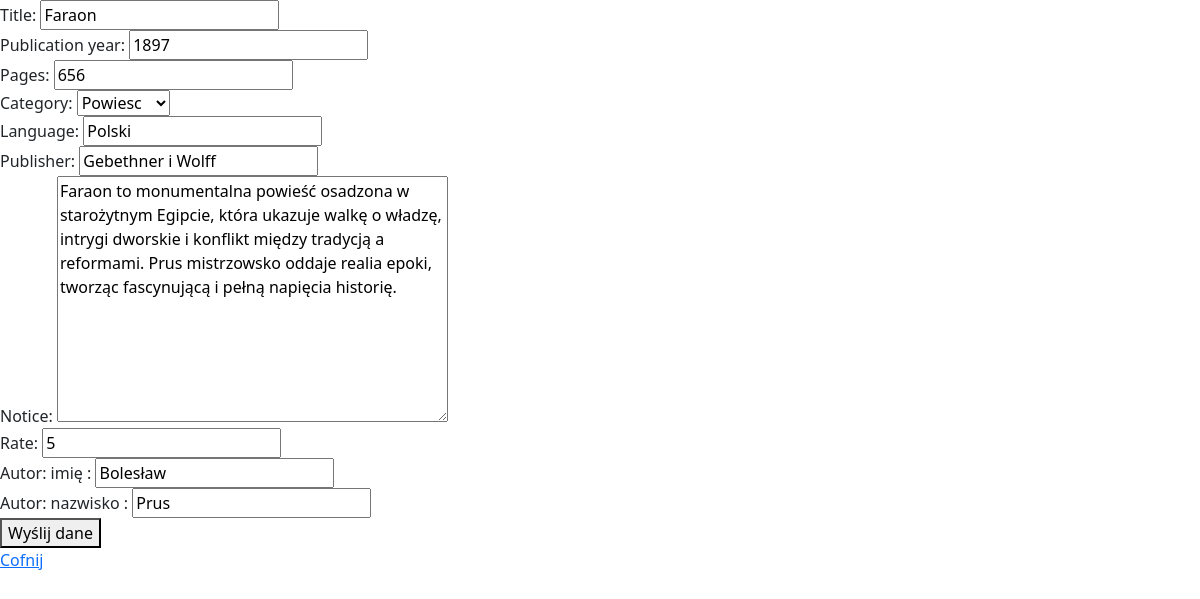
/book/edit/14/ (signed in), run on an earlier commit of the app's database.
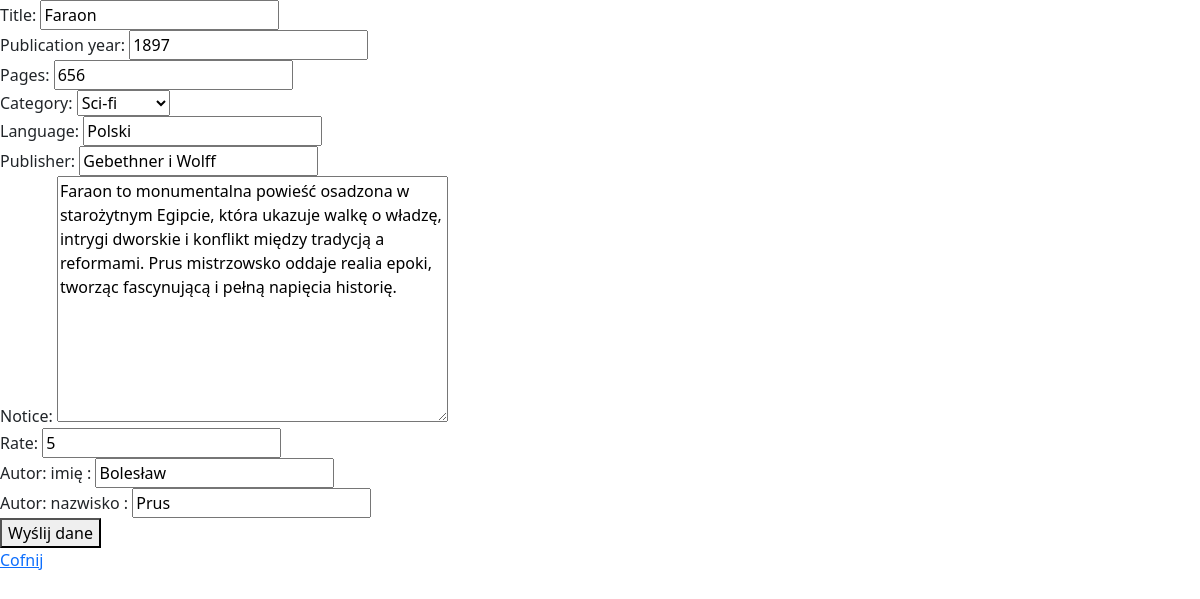
And on a later commit of the database.
### books/models.py (models this page shows, shortened)
class ExtraInfo(models.Model):
    CATEGORY = {
        (0, 'Powiesc'),
        (1, 'Naukowa'),
        (2, 'Sci-fi'),
        (3, 'Dramat')
    }
    pages = models.IntegerField()
    category = models.PositiveSmallIntegerField(choices=CATEGORY,null=True, blank=True)
    language = models.CharField(max_length=50)
    publisher = models.CharField(max_length=100)
    book = models.OneToOneField(Book, on_delete=models.CASCADE, null=True, blank=True)

### books/views.py (the view, shortened to what this page needs)
# urls.py: path('edit/<int:book_id>/', edit_book2, name='edit_book2'),
@login_required
@permission_required("books.change_book")
def edit_book2(request, book_id):
    book = get_object_or_404(Book, pk=book_id)
    extra_info = get_object_or_404(ExtraInfo, book=book_id)
    review = get_list_or_404(Review, book=book_id)
    author = get_list_or_404(Author, books=book_id)
    form = BookForm(request.POST or None, instance=book)
    form_einfo = ExtraInfoForm2(request.POST or None,  instance=extra_info)
    form_review = ReviewForm2(request.POST or None, instance=review[0])
    form_author = AuthorForm2(request.POST or None, instance=author[0])
    return render(request, 'book/create-book2.html', {'form': form, 'form_einfo':form_einfo, 'form_review': form_review, 'form_author': form_author})

### books/forms.py
class BookForm(ModelForm):
    class Meta:
        model = Book
        fields = ['title', 'publication_year']

class ExtraInfoForm2(ModelForm):
    class Meta:
        model = ExtraInfo
        exclude = ['book']

### templates/book/create-book2.html (shortened to what this page needs)
{% extends 'book/main.html' %}
{% load bootstrap %}
{% block page %}
<form method="post" enctype="multipart/form-data">
    {{ form|bootstrap}}
    {{ form_einfo|bootstrap}}
    {{ form_review|bootstrap}}
    {{ form_author|bootstrap}}
    <button type="submit">Wyślij dane</button>
</form>
<a href="{% url 'all_books' %}">Cofnij</a>
{% endblock %}

What changed in the data, as far as the page shows it:
changed ExtraInfo "Polski": category "Powiesc" → "Sci-fi"
